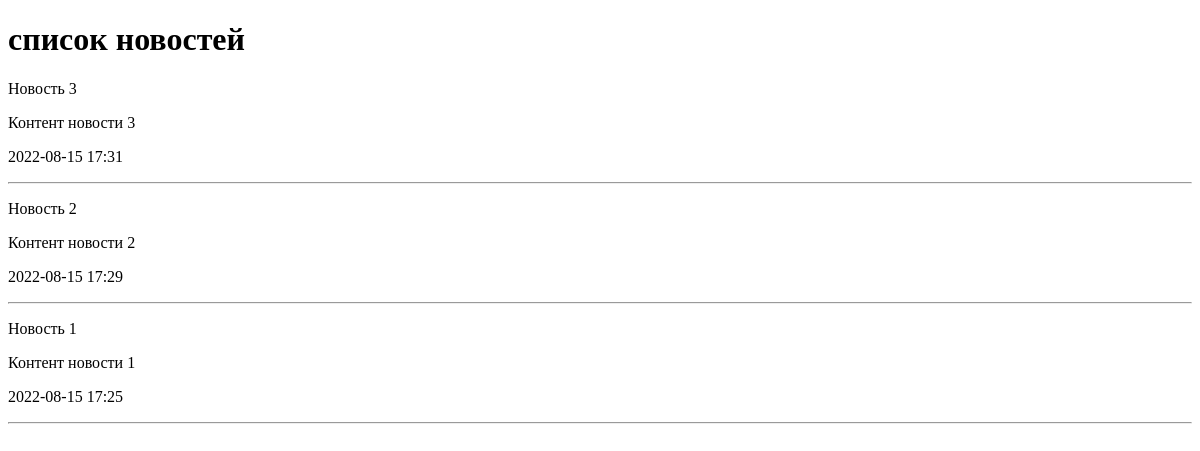
The page /news/ on the database as committed earlier.
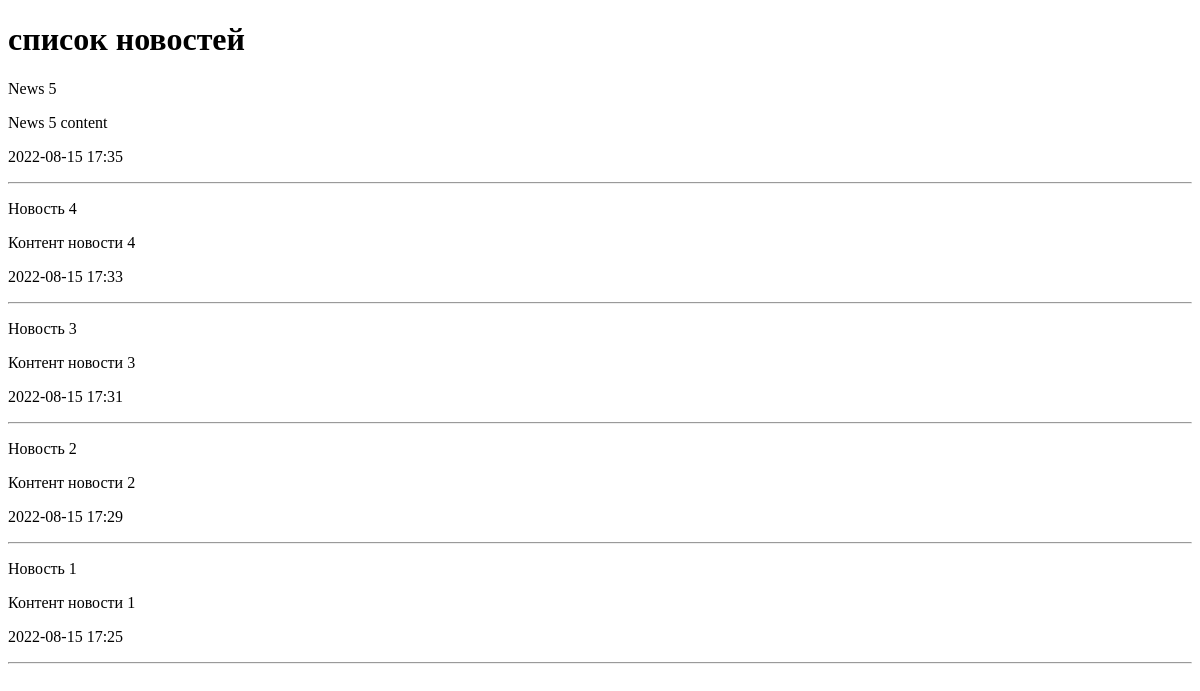
The same page on the database as committed later.
### news/models.py (models this page shows, shortened)
class News(models.Model):
    title = models.CharField(max_length=300, verbose_name='Наименование')
    content = models.TextField(blank=True, verbose_name='Контент')
    created_at = models.DateTimeField(auto_now_add=True, verbose_name='Дата публикации')
    updated_at = models.DateTimeField(auto_now=True, verbose_name='Обновленно')
    photo = models.ImageField(upload_to='photos/%Y/%m/%d/', verbose_name='Фото', blank=True)
    is_published = models.BooleanField(default=True, verbose_name='Опубликовано')
    class Meta:
        verbose_name = 'Новость'
        verbose_name_plural = 'Новости'
        ordering = ['-created_at']

### news/views.py (the view)
# urls.py: path("", views.index, name="index"),
def index(request):
    news = News.objects.all()
    return render(request, 'news/index.html', {
        'news':news,
        'title': 'список новостей'
    })

### news/templates/news/index.html (shortened to what this page needs)
<!DOCTYPE html>
<html lang="en">
<head>
</head>
<body>
<h1>{{ title }}</h1>
{% for item in news %}
    <div>
        <p>{{ item.title }}</p>
        <p>{{ item.content }}</p>
        <p>{{ item.created_at|date:"Y-m-d H:i" }}</p>
    </div>
    <hr>
{% endfor %}
</body>
</html>

Rows that differ between the two databases and show on the page:
added News: title "News 5", content "News 5 content", created_at "2022-08-15 17:35"
added News: title "Новость 4", content "Контент новости 4", created_at "2022-08-15 17:33"
